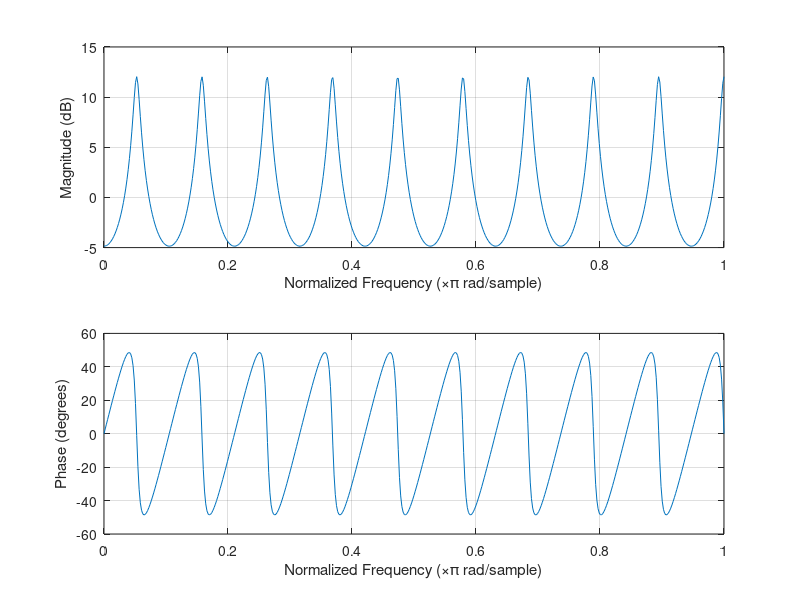

Recreate this plot in MATLAB.
 % Gain
G = 3/4;

numerator = [1 0 0 0 0 0 0 0 0 0 0 0 0 0 0 0 0 0 0 0];
denominator = [1 0 0 0 0 0 0 0 0 0 0 0 0 0 0 0 0 0 0 G];
freqz(numerator, denominator);
